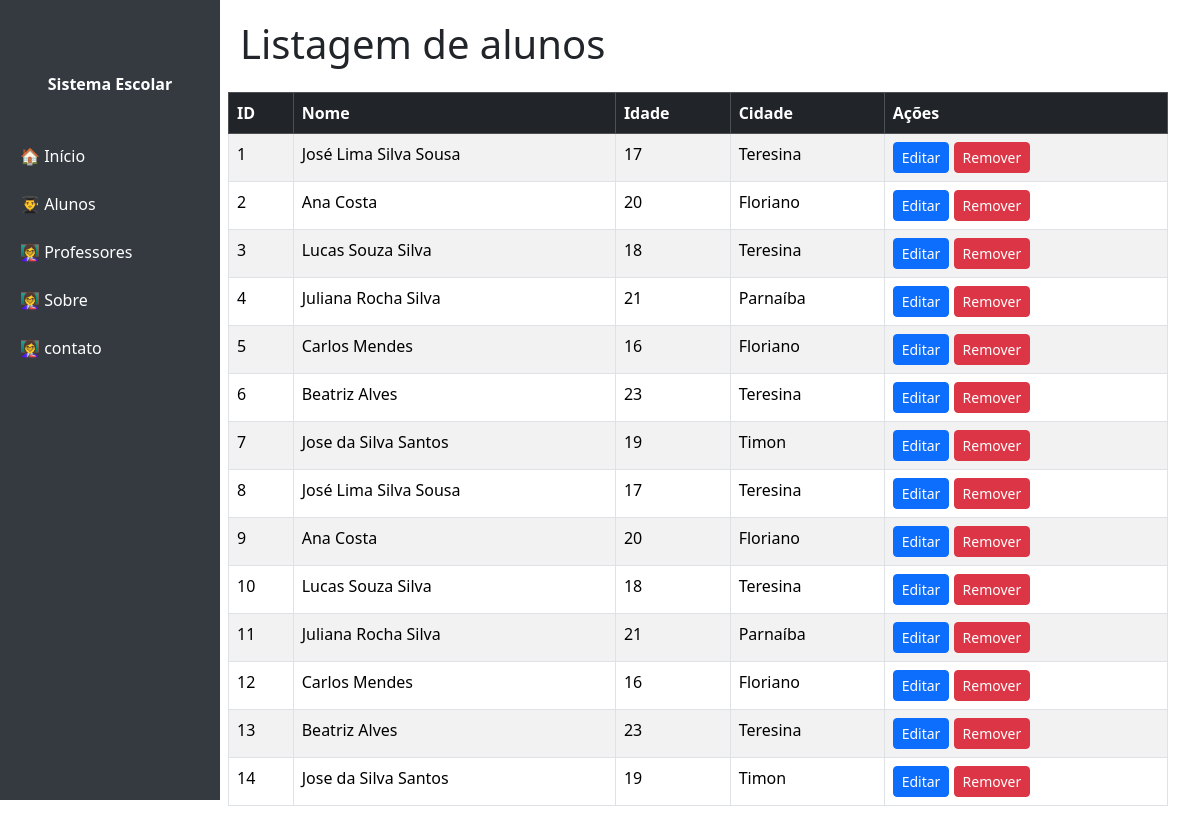
The page /aluno on the database as committed earlier.
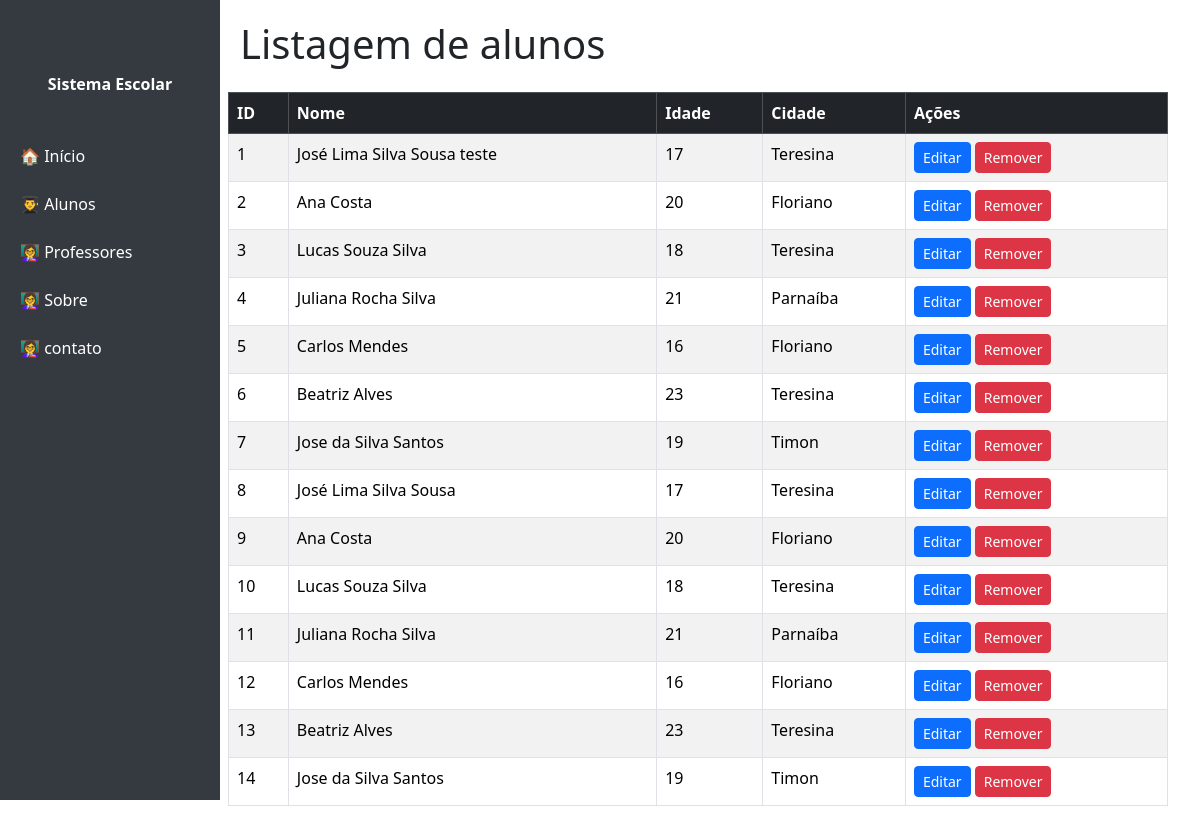
The same page on the database as committed later.
### tables this page shows
CREATE TABLE "aluno" (
	"id"	INTEGER,
	"nome"	TEXT NOT NULL,
	"idade"	INTEGER NOT NULL,
	"cidade"	INTEGER NOT NULL,
	PRIMARY KEY("id" AUTOINCREMENT)
);

### app.py (the view)
@app.route('/aluno')
def listar_aluno():
    DB_PATH = "banco_escola.db"
    conn = sqlite3.connect(DB_PATH)
    cursor = conn.cursor()
    cursor.execute('SELECT id, nome, idade, cidade FROM aluno')
    lista = cursor.fetchall()
    conn.close()
    return render_template('aluno/lista.html', lista_alunos=lista)

### templates/aluno/lista.html
{% include 'cabecalho.html' %}
<h1 class="mb-4">Listagem de alunos </h1>
<div class ="row">
    <div class="row">
<table class="table table-bordered table-striped">
    <thead class="table-dark">
      <tr>
        <th>ID</th>
        <th>Nome</th>
        <th>Idade</th>
        <th>Cidade</th>
        <th>Ações</th>
      </tr>
    </thead>
    <tbody>
      {% for item in lista_alunos %}
      <tr>
        <td>{{ item[0]}}</td>
        <td>{{ item[1] }}</td>
        <td>{{ item[2]}}</td>
        <td>{{ item[3] }}</td>
        <td>
             <a href="/alunos/editar/3" class="btn btn-primary btn-sm">Editar</a>
          <a href="/alunos/remover/3" class="btn btn-danger btn-sm"
             onclick="return confirm('Tem certeza que deseja remover este registro?');">
             Remover
          </a>
        </td>
      </tr>
      {% endfor %}
    </tbody>
  </table>
</div>
        </div>
{% include 'rodape.html' %}

### templates/cabecalho.html (shortened to what this page needs)
<!DOCTYPE html>
<html lang="pt-BR">
<head>
    <link href="https://cdn.jsdelivr.net/npm/bootstrap@5.3.3/dist/css/bootstrap.min.css" rel="stylesheet">
</head>
<body>
    <nav class="sidebar">
        <a class="navbar-brand text-center fw-bold d-block mb-4 text-white" href="#">Sistema Escolar</a>
        <a href="/">🏠 Início</a>
        <a href="/aluno">👨‍🎓 Alunos</a>
        <a href="#">👩‍🏫 Professores</a>
        <a href="/sobre">👩‍🏫 Sobre</a>
        <a href="/contato">👩‍🏫 contato
        </a>
    </nav>
    <div class="main">

### templates/rodape.html
</div>
</body>
</html>

### templates/cabecalho.html (style rules this page uses)
body { min-height: 100vh; }
.sidebar { height: 100vh; position: fixed; left: 0; top: 0; width: 220px; background-color: #343a40; padding-top: 60px; }
.sidebar a { color: #fff; display: block; padding: 12px 20px; text-decoration: none; }
.main { margin-left: 220px; padding: 20px; }

Rows that differ between the two databases and show on the page:
changed aluno id 1: nome "José Lima Silva Sousa" → "José Lima Silva Sousa teste"
